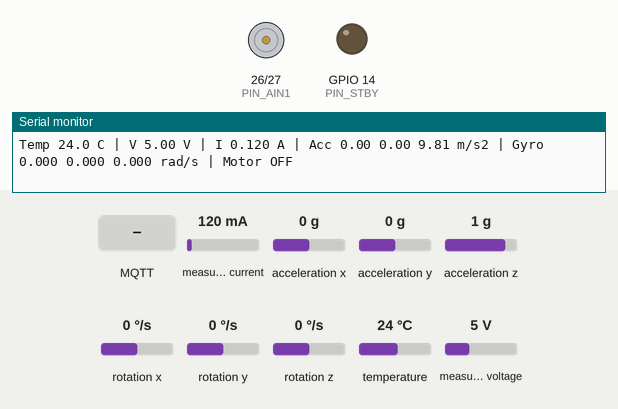
The sketch below on a simulated ESP32. On the bench: motor-driver pin pairs drawn as motors (green arrow = first pin HIGH = forward, orange = second pin HIGH = backward, longer = more drive, scaled by the enable pin, stopped while the standby pin is LOW), output pins drawn as LEDs (lit = HIGH), the last lines printed to the serial monitor. Wiring (inferred from the names in the program): MPU-6050 motion sensor at I2C address 0x68. Inputs (shaded band) come from the test bench; at power-on: measured current 120 mA, acceleration x 0 g, acceleration y 0 g, acceleration z 1 g, rotation x 0 °/s, rotation y 0 °/s, rotation z 0 °/s, temperature 24 °C, measured voltage 5 V. WiFi joins after 1.5 s; servers stay silent unless stated; no MQTT or app messages arrive unless stated.

Above: at 2.4 s.
2.5 s: MQTT message "STOP" arrives on the first subscribed topic
4.2 s: MQTT message "START" arrives on the first subscribed topic
At 5.2 s:
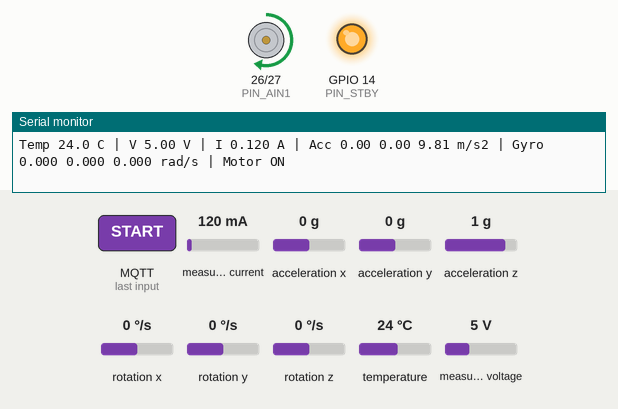
5.7 s: MQTT message "1" arrives on the first subscribed topic
Timing chart, 0 to 8.7 s (numbered marks = the images above; inputs shaded):
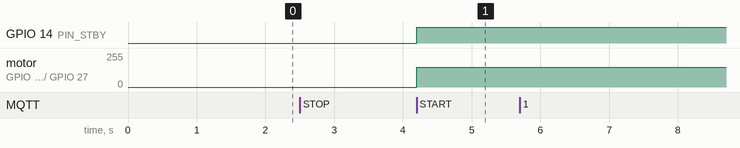

Measured:
- after the input at 4.2 s, GPIO 14 (PIN_STBY): LOW → HIGH at once; motor on GPIO 26 (PIN_AIN1) / GPIO 27 (PIN_AIN2): stopped → forward 149/255 at once

The sketch:

machine_firmware.ino
```cpp
#include <WiFi.h>
#include "secrets.h"
#include <Wire.h>
#include <PubSubClient.h>
#include <Adafruit_INA219.h>


const int MQTT_PORT = 1883;

// ================= PINS =================
#define SDA_PIN   21
#define SCL_PIN   22
#define LM35_PIN  34

#define PIN_PWMA  25
#define PIN_AIN1  26
#define PIN_AIN2  27
#define PIN_STBY  14

#define MOTOR_SPEED       150
#define SAMPLE_MS         500
#define TEMP_OFFSET_C     0.0

// Local safety limits
#define FS_MAX_TEMP_C     75.0
#define FS_MAX_CURRENT_A  2
#define LINK_TIMEOUT_MS   3000

// Startup/noise tolerance (motor start ke waqt inrush current aur I2C noise aata hai)
#define STARTUP_GRACE_MS      1500   // start ke baad itni der current limit = FS_ABS_MAX_CURRENT_A
#define FS_ABS_MAX_CURRENT_A  3.0    // grace me bhi ye limit hamesha active (INA219 ~3.2A pe saturate hota hai)
#define SENSOR_FAIL_LIMIT     3      // lagatar itne samples fail hon tabhi motor roko (3 x SAMPLE_MS)

// ================= MPU6050 =================
#define MPU_ADDR          0x68
#define REG_PWR_MGMT_1    0x6B
#define REG_ACCEL_XOUT_H  0x3B
#define REG_TEMP_OUT_H    0x41
#define REG_WHO_AM_I      0x75

// ================= MQTT TOPICS =================
const char* TOPIC_SENSORS = "machine/sensors";
const char* TOPIC_CONTROL = "machine/control";
const char* TOPIC_STATUS  = "machine/status";

WiFiClient wifiClient;
PubSubClient mqtt(wifiClient);
Adafruit_INA219 ina;

bool mpuOk = false;
bool inaOk = false;
bool motorRunning = false;

// Motor will NOT auto-start after boot or reconnection.
bool stopLatched = true;

unsigned long motorStartMs = 0;
uint8_t sensorFailCount = 0;

unsigned long lastLinkOk = 0;
unsigned long lastSample = 0;
unsigned long lastMqttTry = 0;
unsigned long lastWifiTry = 0;

// ================= PWM: ESP32 CORE 2.x / 3.x =================
#if ESP_ARDUINO_VERSION_MAJOR >= 3
void pwmInit() {
  ledcAttach(PIN_PWMA, 20000, 8);
}
void pwmDuty(uint8_t duty) {
  ledcWrite(PIN_PWMA, duty);
}
#else
void pwmInit() {
  ledcSetup(0, 20000, 8);
  ledcAttachPin(PIN_PWMA, 0);
}
void pwmDuty(uint8_t duty) {
  ledcWrite(0, duty);
}
#endif

// ================= MOTOR =================
void publishStatus() {
  if (mqtt.connected()) {
    mqtt.publish(
      TOPIC_STATUS,
      motorRunning ? "RUNNING" : "STOPPED",
      true
    );
  }
}

void motorStop(const char* reason) {
  pwmDuty(0);
  digitalWrite(PIN_AIN1, LOW);
  digitalWrite(PIN_AIN2, LOW);
  digitalWrite(PIN_STBY, LOW);

  if (motorRunning) {
    Serial.printf("MOTOR STOP: %s\n", reason);
  }

  motorRunning = false;
  stopLatched = true;
  publishStatus();
}

void motorStart() {
  if (!mpuOk || !inaOk) {
  Serial.println("START rejected: required sensor unavailable");
  return;
}
  if (!mqtt.connected() || WiFi.status() != WL_CONNECTED) {
    Serial.println("START rejected: MQTT/WiFi disconnected");
    return;
  }

  stopLatched = false;

  digitalWrite(PIN_STBY, HIGH);
  digitalWrite(PIN_AIN1, HIGH);
  digitalWrite(PIN_AIN2, LOW);
  pwmDuty(MOTOR_SPEED);

  motorStartMs = millis();
  sensorFailCount = 0;
  motorRunning = true;
  lastLinkOk = millis();

  Serial.println("MOTOR START");
  publishStatus();
}

// ================= MPU6050 DIRECT I2C =================
bool writeReg(uint8_t reg, uint8_t value) {
  Wire.beginTransmission(MPU_ADDR);
  Wire.write(reg);
  Wire.write(value);
  return Wire.endTransmission() == 0;
}

bool readRegs(uint8_t reg, uint8_t* buf, uint8_t len) {
  Wire.beginTransmission(MPU_ADDR);
  Wire.write(reg);

  uint8_t err = Wire.endTransmission(false);
  if (err != 0) {
    Serial.printf("I2C register select failed: reg=0x%02X err=%u\n",
                  reg, err);
    return false;
  }

  uint8_t received = Wire.requestFrom(MPU_ADDR, len, (uint8_t)true);

  if (received != len) {
    Serial.printf("I2C short read: reg=0x%02X expected=%u got=%u\n",
                  reg, len, received);

    while (Wire.available()) {
      Wire.read();
    }
    return false;
  }

  for (uint8_t i = 0; i < len; i++) {
    if (!Wire.available()) {
      Serial.printf("I2C buffer ended early: reg=0x%02X\n", reg);
      return false;
    }
    buf[i] = Wire.read();
  }

  return true;
}


int16_t readInt16(uint8_t* b) {
  return (int16_t)(((uint16_t)b[0] << 8) | b[1]);
}

bool initMPU() {
  uint8_t who = 0;

  if (!readRegs(REG_WHO_AM_I, &who, 1)) {
    Serial.println("MPU: WHO_AM_I read failed");
    return false;
  }

  Serial.printf("MPU WHO_AM_I = 0x%02X\n", who);

  if (who != 0x68 && who != 0x70) {
    Serial.println("Unknown MPU chip ID");
    return false;
  }

  if (!writeReg(REG_PWR_MGMT_1, 0x00)) return false;
  delay(100);

  // Accelerometer +/- 8g
  if (!writeReg(0x1C, 0x10)) return false;

  // Gyroscope +/- 500 degrees/second
  if (!writeReg(0x1B, 0x08)) return false;

  // Digital low-pass filter
  if (!writeReg(0x1A, 0x04)) return false;

  return true;
}

bool readMPU(
  float& ax, float& ay, float& az,
  float& gx, float& gy, float& gz
) {
  uint8_t b[14];

  if (!readRegs(REG_ACCEL_XOUT_H, b, 14)) {
    return false;
  }

  int16_t rawAx = readInt16(&b[0]);
  int16_t rawAy = readInt16(&b[2]);
  int16_t rawAz = readInt16(&b[4]);

  int16_t rawGx = readInt16(&b[8]);
  int16_t rawGy = readInt16(&b[10]);
  int16_t rawGz = readInt16(&b[12]);

  // Acceleration in m/s^2
  ax = rawAx / 4096.0 * 9.80665;
  ay = rawAy / 4096.0 * 9.80665;
  az = rawAz / 4096.0 * 9.80665;

  // Gyroscope in rad/s
  const float DEG_TO_RAD_VALUE = 0.01745329252;

  gx = rawGx / 65.5 * DEG_TO_RAD_VALUE;
  gy = rawGy / 65.5 * DEG_TO_RAD_VALUE;
  gz = rawGz / 65.5 * DEG_TO_RAD_VALUE;

  return true;
}

bool readMPUWithRetry(
  float& ax, float& ay, float& az,
  float& gx, float& gy, float& gz
) {
  for (int attempt = 0; attempt < 3; attempt++) {
    if (readMPU(ax, ay, az, gx, gy, gz)) return true;
    delay(3);
  }
  return false;
}

// ================= TEMPERATURE: MPU6050 internal sensor =================
// (LM35 abhi use nahi ho raha; LM35_PIN sirf ADC setup ke liye hai)


float readTempC() {
  uint8_t b[2];

  // Retry up to 3 times if the I2C read fails
  for (int attempt = 0; attempt < 5; attempt++) {
    if (mpuOk && readRegs(REG_TEMP_OUT_H, b, 2)) {
      int16_t raw = readInt16(b);
      return (raw / 340.0f) + 36.53f;
    }

    delay(5);
  }

  return -999.0f;  // All retries failed
}


// ================= MQTT CONTROL =================
void onMessage(char* topic, byte* payload, unsigned int len) {
  if (strcmp(topic, TOPIC_CONTROL) != 0) {
    return;
  }

  char msg[64];

  if (len >= sizeof(msg)) {
    len = sizeof(msg) - 1;
  }

  memcpy(msg, payload, len);
  msg[len] = '\0';

  Serial.printf("MQTT control: %s\n", msg);

  if (strstr(msg, "STOP") != nullptr) {
    motorStop("command from backend");
  }
  else if (strstr(msg, "START") != nullptr) {
    motorStart();
  }
}

// ================= CONNECTIONS =================

void ensureConnections() {
  // WiFi.begin() is already called in setup().
  // Do not repeatedly restart the initial connection attempt.
  if (WiFi.status() != WL_CONNECTED) {
    return;
  }

  if (!mqtt.connected()) {
    if (millis() - lastMqttTry >= 2000) {
      lastMqttTry = millis();
      Serial.print("MQTT connect... ");

      if (mqtt.connect("esp32-machine")) {
        Serial.println("OK");

        mqtt.subscribe(TOPIC_CONTROL, 1);
        lastLinkOk = millis();
        publishStatus();
      } else {
        Serial.printf("FAIL rc=%d\n", mqtt.state());
      }
    }
  }
}


// ================= SETUP =================
void setup() {
  Serial.begin(115200);
  delay(1000);

  Serial.println("\n=== MACHINE HEALTH MONITOR ===");

  pinMode(PIN_AIN1, OUTPUT);
  pinMode(PIN_AIN2, OUTPUT);
  pinMode(PIN_STBY, OUTPUT);

  pwmInit();
  motorStop("boot");

  analogSetPinAttenuation(LM35_PIN, ADC_11db);

  Wire.begin(SDA_PIN, SCL_PIN);
  Wire.setClock(100000);
  delay(100);

  mpuOk = initMPU();
  Serial.printf("MPU6050 direct I2C: %s\n", mpuOk ? "OK" : "FAIL");

  inaOk = ina.begin(&Wire);
  Serial.printf("INA219: %s\n", inaOk ? "OK" : "FAIL");

  WiFi.mode(WIFI_STA);
  WiFi.setAutoReconnect(true);
  WiFi.begin(WIFI_SSID, WIFI_PASS);
  Serial.println("WiFi connection started");

  mqtt.setServer(MQTT_HOST, MQTT_PORT);
  mqtt.setCallback(onMessage);
  mqtt.setBufferSize(512);
  mqtt.setSocketTimeout(2);

  lastLinkOk = millis();

  Serial.println("Motor starts OFF.");
  Serial.println("Waiting for WiFi and MQTT...");
}

// ================= MAIN LOOP =================
void loop() {
  ensureConnections();
  static unsigned long lastWiFiCheck = 0;

  if (millis() - lastWiFiCheck >= 3000) {
    lastWiFiCheck = millis();

    Serial.print("WiFi status: ");
    Serial.println(WiFi.status());

    if (WiFi.status() == WL_CONNECTED) {
      Serial.print("ESP32 IP: ");
      Serial.println(WiFi.localIP());
    }
  }
  mqtt.loop();

  if (mqtt.connected() && WiFi.status() == WL_CONNECTED) {
    lastLinkOk = millis();
  }

  // Failsafe: stop motor if the connection is lost.
  if (motorRunning && millis() - lastLinkOk > LINK_TIMEOUT_MS) {
    motorStop("WiFi/MQTT link lost");
  }

  if (millis() - lastSample < SAMPLE_MS) {
    return;
  }

  lastSample = millis();

  float temp = readTempC();

  float ax = 0, ay = 0, az = 0;
  float gx = 0, gy = 0, gz = 0;

  bool mpuReadOk = mpuOk && readMPUWithRetry(ax, ay, az, gx, gy, gz);

  float busV = 0;
  float curA = 0;

  if (inaOk) {
    busV = ina.getBusVoltage_V();
    curA = ina.getCurrent_mA() / 1000.0;
  }

  Serial.printf(
    "Temp %.1f C | V %.2f V | I %.3f A",
    temp, busV, curA
  );

  if (mpuReadOk) {
    Serial.printf(
      " | Acc %.2f %.2f %.2f m/s2"
      " | Gyro %.3f %.3f %.3f rad/s",
      ax, ay, az, gx, gy, gz
    );
  } else {
    Serial.print(" | MPU READ FAIL");
  }

  Serial.printf(" | Motor %s\n", motorRunning ? "ON" : "OFF");

  bool tempValid = (temp != -999.0f);
  bool sampleValid = mpuReadOk && inaOk && tempValid;

  // Hard limits (startup ke pehle GRACE time me sirf absolute ceiling lagti hai)
  bool inGrace = motorRunning && (millis() - motorStartMs) < STARTUP_GRACE_MS;
  float currentLimit = inGrace ? FS_ABS_MAX_CURRENT_A : FS_MAX_CURRENT_A;

  if (motorRunning &&
      ((tempValid && temp > FS_MAX_TEMP_C) || (inaOk && curA > currentLimit))) {
    Serial.printf("LIMIT HIT: temp=%.1f C, current=%.3f A (limit %.2f A%s)\n",
                  temp, curA, currentLimit, inGrace ? ", startup grace" : "");
    motorStop("local hard limit");
  }

  // Sensor failure: ek glitch pe nahi, SENSOR_FAIL_LIMIT lagatar fail hone par roko
  if (motorRunning) {
    if (sampleValid) {
      sensorFailCount = 0;
    } else {
      sensorFailCount++;
      Serial.printf("SENSOR FAIL %u/%u (mpuRead=%d ina=%d temp=%d)\n",
                    sensorFailCount, SENSOR_FAIL_LIMIT, mpuReadOk, inaOk, tempValid);
      if (sensorFailCount >= SENSOR_FAIL_LIMIT) {
        motorStop("sensor read failure (repeated)");
      }
    }
  }

  // Sirf valid readings publish karo (warna 0 / -999 wale packets healthy data kharab karte hain)
  if (mqtt.connected() && sampleValid) {
    char buf[256];

    snprintf(
      buf, sizeof(buf),
      "{\"temp\":%.2f,\"ax\":%.3f,\"ay\":%.3f,\"az\":%.3f,"
      "\"gx\":%.3f,\"gy\":%.3f,\"gz\":%.3f,\"v\":%.2f,\"i\":%.4f}",
      temp, ax, ay, az, gx, gy, gz, busV, curA
    );

    if (!mqtt.publish(TOPIC_SENSORS, buf)) {
      Serial.println("MQTT publish failed");
    }
  }
}
```

secrets_example.h
```cpp
#pragma once

const char* WIFI_SSID = "YOUR_WIFI_NAME";
const char* WIFI_PASS = "YOUR_WIFI_PASSWORD";
const char* MQTT_HOST = "YOUR_MQTT_BROKER_HOST";
```
